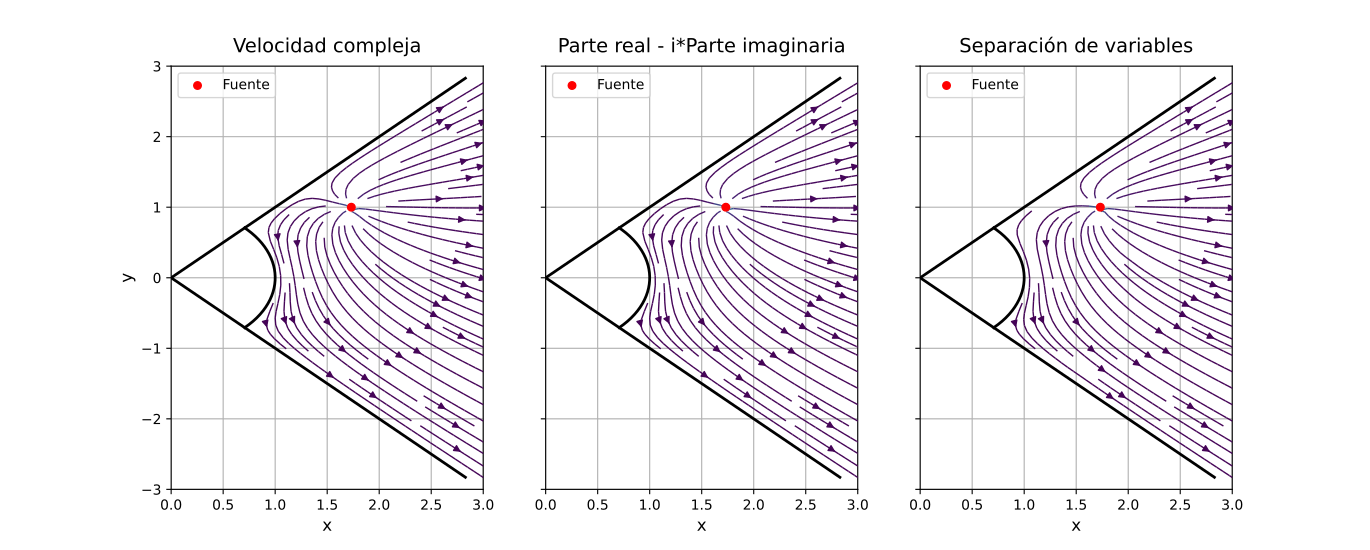

Write the Python code that produced this figure.
#!/usr/bin/env python3
# -*- coding: utf-8 -*-

"""
Tarea 3 - Mecánica de Fluidos
Problema 3: figura comparativa usada en la entrega.

El programa genera tres paneles:
1. Velocidad compleja.
2. Parte real - i*Parte imaginaria.
3. Separación de variables.

La geometría y los colores reproducen la figura original de la tarea:
- líneas de corriente: morado oscuro;
- fuente: rojo;
- fronteras: negro.

Salidas:
    Grafico.pdf
    Grafico.png
"""

from __future__ import annotations
from pathlib import Path
import numpy as np
import matplotlib.pyplot as plt


# ---------------------------------------------------------------------------
# Parámetros de la configuración graficada
# ---------------------------------------------------------------------------

alpha = np.pi / 2
a = 1.0
r0 = 2.0
theta0 = np.pi / 6
m = 1.0

N = 70

xmin, xmax = 0.0, 3.0
ymin, ymax = -3.0, 3.0
nx, ny = 420, 520

purple = "#440154"
source_red = "#ff0000"
wall_black = "#000000"


def domain_mask(x, y):
    r = np.hypot(x, y)
    theta = np.arctan2(y, x)
    return (r > a) & (np.abs(theta) < alpha / 2)


# ---------------------------------------------------------------------------
# Separación de variables
# ---------------------------------------------------------------------------

def velocity_separation(r, theta, n_modes=N):
    r = np.asarray(r, dtype=float)
    theta = np.asarray(theta, dtype=float)

    ur = (m / (alpha * r)) * (r > r0)
    uth = np.zeros_like(r)

    r_less = np.minimum(r, r0)
    r_greater = np.maximum(r, r0)

    eta = theta + alpha / 2
    eta0 = theta0 + alpha / 2

    for n in range(1, n_modes + 1):
        k = n * np.pi / alpha

        angular = np.cos(k * eta0) * np.cos(k * eta)
        radial = (r_less / r_greater) ** k + (a * a / (r * r0)) ** k

        d_radial = np.empty_like(r)
        inside = r < r0
        d_radial[inside] = (
            -(r[inside] / r0) ** k
            + (a * a / (r[inside] * r0)) ** k
        )
        d_radial[~inside] = (
            (r0 / r[~inside]) ** k
            + (a * a / (r[~inside] * r0)) ** k
        )

        ur += (m / (alpha * r)) * angular * d_radial

        uth += (
            (m / (alpha * r))
            * np.cos(k * eta0)
            * np.sin(k * eta)
            * radial
        )

    return ur, uth


# ---------------------------------------------------------------------------
# Potencial complejo
# ---------------------------------------------------------------------------

def complex_velocity(z):
    """
    Devuelve dw/dz = u_x - i u_y.
    """
    beta = np.pi / alpha

    eta = np.exp(1j * alpha / 2) * z
    zeta = eta ** beta

    z0 = r0 * np.exp(1j * theta0)
    eta0 = np.exp(1j * alpha / 2) * z0
    zeta0 = eta0 ** beta

    b = a ** beta
    image = b * b / np.conjugate(zeta0)

    term = (
        1.0 / (zeta - zeta0)
        + 1.0 / (zeta - np.conjugate(zeta0))
        + 1.0 / (zeta - image)
        + 1.0 / (zeta - np.conjugate(image))
        - 2.0 / zeta
    )

    return (m / (2.0 * alpha)) * (zeta / z) * term


def polar_from_complex(z):
    theta = np.angle(z)
    q = np.exp(1j * theta) * complex_velocity(z)
    ur = np.real(q)
    uth = -np.imag(q)
    return ur, uth


def to_cartesian(ur, uth, theta):
    ux = ur * np.cos(theta) - uth * np.sin(theta)
    uy = ur * np.sin(theta) + uth * np.cos(theta)
    return ux, uy


def build_fields():
    x = np.linspace(xmin, xmax, nx)
    y = np.linspace(ymin, ymax, ny)
    X, Y = np.meshgrid(x, y)

    R = np.hypot(X, Y)
    TH = np.arctan2(Y, X)
    Z = X + 1j * Y

    mask = domain_mask(X, Y)

    # Valores auxiliares seguros fuera del dominio.
    R_eval = np.where(mask, R, a + 1e-3)
    TH_eval = np.where(mask, TH, 0.0)
    Z_eval = np.where(mask, Z, (a + 1e-3) + 0j)

    x0 = r0 * np.cos(theta0)
    y0 = r0 * np.sin(theta0)
    mask &= np.hypot(X - x0, Y - y0) > 0.075

    # Método complejo
    with np.errstate(divide="ignore", invalid="ignore", over="ignore"):
        ur_c, uth_c = polar_from_complex(Z_eval)
    ux_c, uy_c = to_cartesian(ur_c, uth_c, TH_eval)

    # Mismo campo reconstruido explícitamente desde Re(dw/dz), -Im(dw/dz)
    with np.errstate(divide="ignore", invalid="ignore", over="ignore"):
        q = complex_velocity(Z_eval)
    ux_ri = np.real(q)
    uy_ri = -np.imag(q)

    # Separación de variables
    ur_s, uth_s = velocity_separation(R_eval, TH_eval)
    ux_s, uy_s = to_cartesian(ur_s, uth_s, TH_eval)

    for arr in (ux_c, uy_c, ux_ri, uy_ri, ux_s, uy_s):
        arr[~mask] = np.nan
        arr[~np.isfinite(arr)] = np.nan

    return x, y, ux_c, uy_c, ux_ri, uy_ri, ux_s, uy_s


def draw_geometry(ax):
    # Rectas theta = +/- alpha/2
    rr = np.linspace(0.0, 4.0, 300)
    for sgn in (-1, 1):
        th = sgn * alpha / 2
        ax.plot(
            rr * np.cos(th),
            rr * np.sin(th),
            color=wall_black,
            linewidth=2.0,
            zorder=4,
        )

    # Pared circular r=a
    th = np.linspace(-alpha / 2, alpha / 2, 300)
    ax.plot(
        a * np.cos(th),
        a * np.sin(th),
        color=wall_black,
        linewidth=2.0,
        zorder=4,
    )

    x0 = r0 * np.cos(theta0)
    y0 = r0 * np.sin(theta0)
    ax.scatter(
        [x0],
        [y0],
        color=source_red,
        s=30,
        label="Fuente",
        zorder=7,
    )

    ax.set_xlim(xmin, xmax)
    ax.set_ylim(ymin, ymax)
    ax.set_aspect("auto")
    ax.set_xlabel("x")
    ax.grid(True, color="0.65", linewidth=0.7, alpha=0.75)
    ax.legend(loc="upper left", frameon=True)


def main():
    x, y, ux_c, uy_c, ux_ri, uy_ri, ux_s, uy_s = build_fields()

    fig, axes = plt.subplots(1, 3, figsize=(13.7, 5.5), sharey=True)

    panels = [
        ("Velocidad compleja", ux_c, uy_c),
        ("Parte real - i*Parte imaginaria", ux_ri, uy_ri),
        ("Separación de variables", ux_s, uy_s),
    ]

    for ax, (title, ux, uy) in zip(axes, panels):
        ax.streamplot(
            x,
            y,
            ux,
            uy,
            color=plt.cm.viridis(0.0),
            density=1.35,
            linewidth=0.80,
            arrowsize=1.0,
            minlength=0.08,
            maxlength=5.0,
            integration_direction="both",
        )
        draw_geometry(ax)
        ax.set_title(title)

    axes[0].set_ylabel("y")
    for ax in axes[1:]:
        ax.tick_params(labelleft=False)


    out = Path(__file__).resolve().parent
    fig.savefig(out / "Grafico.pdf")
    fig.savefig(out / "Grafico.png", dpi=220)
    plt.close(fig)

    print(out / "Grafico.pdf")
    print(out / "Grafico.png")


if __name__ == "__main__":
    main()
